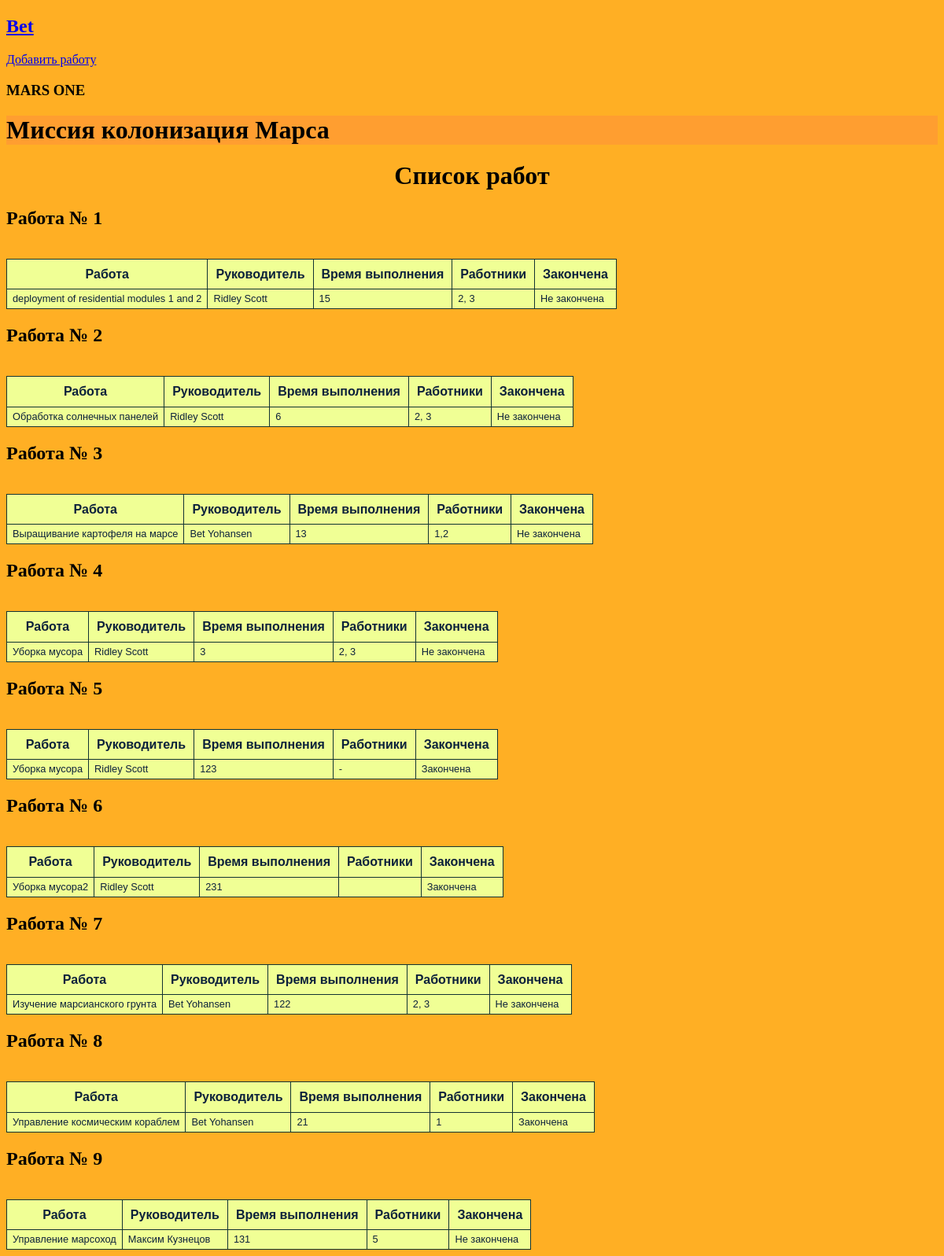
/ (signed in), run on the app's committed database.
### data/users.py (models this page shows)
class User(SqlAlchemyBase, UserMixin):
    __tablename__ = 'users'
    id = sqlalchemy.Column(sqlalchemy.Integer, primary_key=True, autoincrement=True)
    surname = sqlalchemy.Column(sqlalchemy.String, nullable=True)
    name = sqlalchemy.Column(sqlalchemy.String, nullable=True)
    age = sqlalchemy.Column(sqlalchemy.Integer, nullable=True)
    position = sqlalchemy.Column(sqlalchemy.String, nullable=True)
    speciality = sqlalchemy.Column(sqlalchemy.String, nullable=True)
    address = sqlalchemy.Column(sqlalchemy.String, nullable=True)
    email = sqlalchemy.Column(sqlalchemy.String, unique=True)
    hashed_password = sqlalchemy.Column(sqlalchemy.String)
    modified_date = sqlalchemy.Column(sqlalchemy.DateTime, default=datetime.datetime.now())
    jobs = orm.relationship("Jobs", back_populates='user')

### data/jobs.py (models this page shows)
class Jobs(SqlAlchemyBase):
    __tablename__ = 'jobs'
    id = sqlalchemy.Column(sqlalchemy.Integer, primary_key=True, autoincrement=True)
    team_leader = sqlalchemy.Column(sqlalchemy.Integer, sqlalchemy.ForeignKey('users.id'))
    job = sqlalchemy.Column(sqlalchemy.String, nullable=True)
    work_size = sqlalchemy.Column(sqlalchemy.Integer)
    collaborators = sqlalchemy.Column(sqlalchemy.String)
    start_date = sqlalchemy.Column(sqlalchemy.DateTime)
    end_date = sqlalchemy.Column(sqlalchemy.DateTime)
    is_finished = sqlalchemy.Column(sqlalchemy.Boolean)
    user = orm.relationship('User')

### main.py (the view)
@app.route('/')
def list_of_jobs():
    db_session.global_init('db/mars_explorer.db')
    db_sess = db_session.create_session()
    jobs = db_sess.query(Jobs).all()
    print(jobs, current_user.id)
    names = {}
    for i in jobs:
        names[i] = db_sess.query(User).filter(i.team_leader == User.id).first()
    for i in jobs:
        print(i.is_finished)
    return render_template('show_jobs.html', jobs=jobs, names=names, style=url_for('static', filename='css/style.css'))

### data/db_session.py (called while the page is built, shortened)
def global_init(db_file):
    global __factory
    if __factory:
        return

def create_session() -> Session:
    global __factory
    return __factory()

### main.py (called while the page is built)
@login_manager.user_loader
def load_user(user_id):
    db_session.global_init('db/mars_explorer.db')
    db_sess = db_session.create_session()
    return db_sess.query(User).get(user_id)

### templates/show_jobs.html
{% extends "base.html" %}
{% block content %}
<h1 align="center">Список работ</h1>
{% for i in jobs %}
    <h2>Работа № {{loop.index}}</h2>
    <table>
        <tr>
            <th>Работа</th><th>Руководитель</th><th>Время выполнения</th><th>Работники</th><th>Закончена</th></br>
        </tr>
        <tr>
            {% if i.is_finished %}
            <td>{{i.job}}</td><td>{{names[i].name}} {{names[i].surname}}</td><td>{{i.work_size}}</td><td>{{i.collaborators}}</td><td>Закончена</td>
            {% else %}
            <td>{{i.job}}</td><td>{{names[i].name}} {{names[i].surname}}</td><td>{{i.work_size}}</td><td>{{i.collaborators}}</td><td>Не закончена</td>
            {% endif %}
        </tr>
    </table>
{% endfor %}
{% endblock %}

### templates/base.html (shortened to what this page needs)
<!DOCTYPE html>
<html>
<head>
    <link href={{ style }} rel="stylesheet">
    <nav>
        {% if current_user.is_authenticated %}
            <a class="navbar-brand" href="/logout"><h2>{{ current_user.name }}</h2></a>
        {% else %}
        <p>
            <a class="btn btn-primary" href="/register"><h2>Зарегистрироваться</h2></a>
            <a class="btn btn-primary" href="/login"><h2>Войти</h2></a>
        </p>
        {% endif %}
    </nav>
    {% if current_user.is_authenticated %}
        <a href="/jobs" class="btn btn-secondary">Добавить работу</a>
    {% endif %}
    <h3>MARS ONE</h3>
</head>
<body>
<header>
        <h1>Миссия колонизация Марса</h1>
</header>
    {% block content %}{% endblock %}
</body>
</html>

### static/css/style.css (style rules this page uses)
header { background-color: #ff9e30; }
body { background-color: #ffaf24; }
table { border-collapse: collapse; line-height: 1.1; font-family: "Lucida Sans Unicode", "Lucida Grande", sans-serif; background-color: #f0ff95; color: #0C213B; }
th { padding: 10px; border: 1px solid #123232; }
td { font-size: 0.8em; padding: 5px 7px; border: 1px solid #123232; }

### data on the page
User: name "Bet", surname "Yohansen"
Jobs: job "deployment of residential modules 1 and 2", work_size "15", collaborators "2, 3"
User: name "Ridley", surname "Scott"
Jobs: job "Обработка солнечных панелей", work_size "6", collaborators "2, 3"
Jobs: job "Выращивание картофеля на марсе", work_size "13", collaborators "1,2"
Jobs: job "Уборка мусора", work_size "3", collaborators "2, 3"
Jobs: job "Уборка мусора", work_size "123", collaborators "-"
Jobs: job "Уборка мусора2", work_size "231"
Jobs: job "Изучение марсианского грунта", work_size "122", collaborators "2, 3"
Jobs: job "Управление космическим кораблем", work_size "21", collaborators "1"
Jobs: job "Управление марсоход", work_size "131", collaborators "5"
User: name "Максим", surname "Кузнецов"
